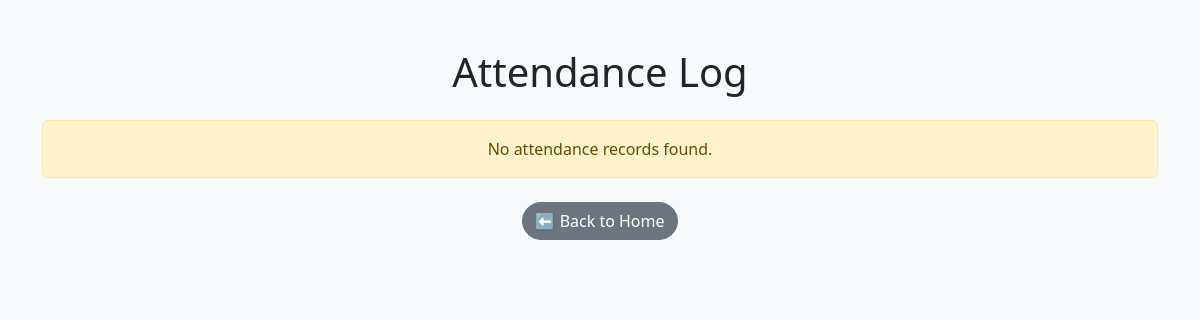
The page /attendance on the database as committed earlier.
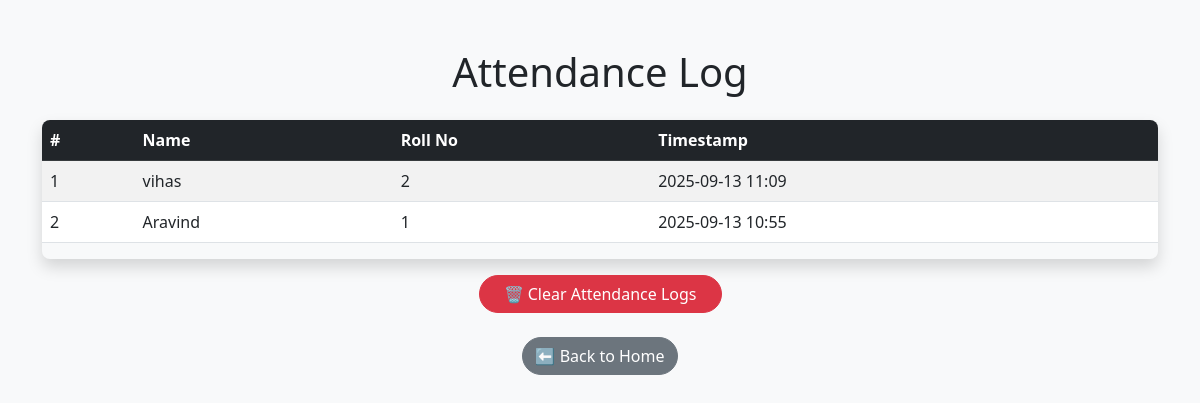
The same page on the database as committed later.
### tables this page shows
CREATE TABLE Attendance (
                        id INTEGER PRIMARY KEY AUTOINCREMENT,
                        student_id INTEGER,
                        name TEXT,
                        roll_no TEXT,
                        timestamp TEXT
                    );

CREATE TABLE Students (
                        id INTEGER PRIMARY KEY AUTOINCREMENT,
                        name TEXT NOT NULL,
                        roll_no TEXT UNIQUE NOT NULL
                    );

### app.py (the view)
@app.route("/attendance")
def attendance_log():
    logs = get_attendance_logs()
    return render_template("attendance.html", logs=logs)

### app.py (called while the page is built)
def get_attendance_logs():
    conn = sqlite3.connect(DB_NAME)
    cur = conn.cursor()
    cur.execute('''SELECT Attendance.id, Students.name, Students.roll_no, Attendance.timestamp
                   FROM Attendance
                   INNER JOIN Students ON Attendance.student_id = Students.id
                   ORDER BY Attendance.id DESC''')
    logs = cur.fetchall()
    conn.close()
    return logs

### templates/attendance.html (shortened to what this page needs)
<!DOCTYPE html>
<html lang="en">
<head>
    <link href="https://cdn.jsdelivr.net/npm/bootstrap@5.3.0/dist/css/bootstrap.min.css" rel="stylesheet">
</head>
<body class="bg-light">
    <div class="container py-5">
        <h1 class="text-center mb-4">Attendance Log</h1>
        {% if logs %}
        <div class="table-responsive shadow rounded-3">
            <table class="table table-striped table-hover align-middle mb-3">
                <thead class="table-dark">
                    <tr>
                        <th>#</th>
                        <th>Name</th>
                        <th>Roll No</th>
                        <th>Timestamp</th>
                    </tr>
                </thead>
                <tbody>
                    {% for log in logs %}
                    <tr>
                        <td>{{ loop.index }}</td>
                        <td>{{ log[1] }}</td>
                        <td>{{ log[2] }}</td>
                        <td>{{ log[3] }}</td>
                    </tr>
                    {% endfor %}
                </tbody>
            </table>
        </div>
        <div class="text-center mt-3">
            <form method="POST" action="{{ url_for('clear_attendance_route') }}"
                  onsubmit="return confirm('Are you sure you want to clear all attendance logs?');">
                <button type="submit" class="btn btn-danger rounded-pill px-4">
                    🗑 Clear Attendance Logs
                </button>
            </form>
        </div>
        {% else %}
        <div class="alert alert-warning text-center mt-3">
            No attendance records found.
        </div>
        {% endif %}
        <div class="text-center mt-4">
            <a href="{{ url_for('index') }}" class="btn btn-secondary rounded-pill">⬅ Back to Home</a>
        </div>
    </div>
</body>
</html>

Rows that differ between the two databases and show on the page:
added Attendance: name "vihas", roll_no "2", timestamp "2025-09-13 11:09"
added Attendance: name "Aravind", roll_no "1", timestamp "2025-09-13 10:55"
Other text that changed with them:
text no longer shown: "No attendance records found."
text now shown: "# Name Roll No Timestamp 🗑 Clear Attendance Logs"
